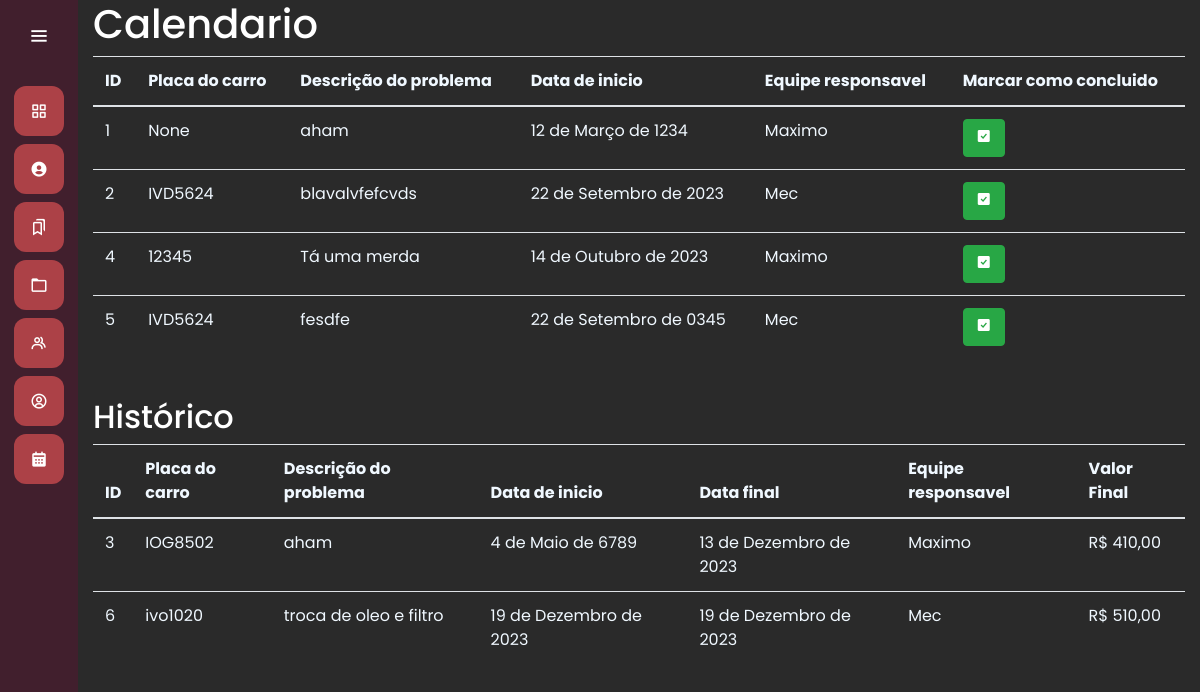
/pedido/calendario/, run on the app's committed database.
### pedido/models.py (models this page shows)
class Requisicao(models.Model):
    carro = models.ForeignKey(Carro, on_delete=models.SET_NULL, null=True)
    descricao = models.TextField(max_length=1000)
    data_inicio = models.DateField()
    data_entrega = models.DateField(null=True)
    equipe = models.ForeignKey(Equipe, on_delete=models.SET_NULL, null=True)
    servico = models.ForeignKey(Servicos, on_delete=models.SET_NULL, null=True)
    pecas = models.ForeignKey(Pecas, on_delete=models.SET_NULL, null=True)
    valor_final = models.DecimalField(decimal_places=2, max_digits=8, null=True)

### equipe/models.py (models this page shows)
class Equipe(models.Model):
    nome = models.CharField(max_length=50)
    especialidade = models.CharField(max_length=150)
    def __str__(self) -> str:
        return self.nome

### clientes/models.py (models this page shows)
class Carro(models.Model):
    carro = models.CharField(max_length=50)
    placa = models.CharField(max_length=8, unique=True )
    ano = models.IntegerField()
    cliente = models.ForeignKey(Cliente, on_delete=models.CASCADE)
    consertos = models.IntegerField(default=0)
    def __str__(self) -> str:
        return self.placa

### pedido/views.py (the view)
# urls.py: path('calendario/', views.calendario, name='calendario'),
def calendario(request):
    if request.method == 'GET':
        reqlist = Requisicao.objects.all()
        listaCompleta = []
        listaIncompleta = []
        for requisicao in reqlist:
            if requisicao.data_entrega is None:
                listaIncompleta.append(requisicao)
            else:
                listaCompleta.append(requisicao)
        return render(request, 'calendario.html', {'requisiçõesIncompletas': listaIncompleta, 'requisiçõesCompletas': listaCompleta})

### pedido/templates/calendario.html (shortened to what this page needs)
{% extends "base.html" %}
{% load static %}
{% block 'head' %}
    <link rel="stylesheet" href="{% static 'clientes/css/clientes.css' %}">
{% endblock %}
{% block 'dashboard' %}
<div class="container">
    <h1>Calendario</h1>
    <table class="table" style="color: aliceblue;">
        <thead>
            <tr>
                <th scope="col"> ID </th>
                <th scope="col"> Placa do carro </th>
                <th scope="col"> Descrição do problema </th>
                <th scope="col"> Data de inicio </th>
                <th scope="col"> Equipe responsavel </th>
                <th scope="col"> Marcar como concluido </th>
            </tr>
        </thead>
        <tbody>
            {% for requisição in requisiçõesIncompletas %}
            <tr id="{{requisição.id}}">
                <td name="id" scope="row">{{ requisição.id }}</td>
                <td name="placa" >{{ requisição.carro }}</td>
                <td name="descricao">{{ requisição.descricao }}</td>
                <td name="data_inicio">{{ requisição.data_inicio }}</td>
                <td name="equipe">{{ requisição.equipe }}</td>
                <td>
                    <form action="{% url 'pedido:update' requisição.id %}" method="post">
                        <button class="btn btn-success" type="submit">
                            <i class="bx bxs-check-square"></i>
                        </button>
                    </form>
                </td>
            </tr>
            {% endfor %}
        </tbody>
    </table>
    <br>
    <h2>Histórico</h2>
    <table class="table" style="color: aliceblue;">
        <thead>
            <tr>
                <th scope="col"> ID </th>
                <th scope="col"> Placa do carro </th>
                <th scope="col"> Descrição do problema </th>
                <th scope="col"> Data de inicio </th>
                <th scope="col">Data final</th>
                <th scope="col"> Equipe responsavel </th>
                <th scope="col"> Valor Final </th>
            </tr>
        </thead>
        <tbody>
            {% for requisição in requisiçõesCompletas %}
            <tr>
                <td name="id" scope="row">{{ requisição.id }}</td>
                <td name="placa" >{{ requisição.carro }}</td>
                <td name="descricao">{{ requisição.descricao }}</td>
                <td name="data_inicio">{{ requisição.data_inicio }}</td>
                <td name="data_entrega">{{ requisição.data_entrega }}</td>
                <td name="equipe">{{ requisição.equipe }}</td>
                <td name="valorFinal">R$ {{ requisição.valor_final}}</td>
            </tr>
            {% endfor %}
        </tbody>
    </table>
</div>
{% endblock%}

### templates/base.html (shortened to what this page needs)
{% load static %}
<!doctype html>
<html lang="pt-BR">
  <head>
    <link rel="stylesheet" href="https://cdn.jsdelivr.net/npm/bootstrap@4.6.1/dist/css/bootstrap.min.css">
    <link rel="stylesheet" href="{% static 'geral/css/base.css' %}">
    <link rel="stylesheet" href="{% static 'geral/css/geral.css' %}">
    <link href='https://unpkg.com/boxicons@2.0.7/css/boxicons.min.css' rel='stylesheet'>
    {% block 'head' %}{% endblock %}
  </head>
  <body>
    <div class="sidebar">
        <div class="logo-details">
            <i class='bx bx-menu' id="btn" ></i>
        </div>
        <ul class="nav-list">
          <li>
            <a href="{% url 'pedido:pedido' %}">
              <i class='bx bx-grid-alt'></i>
            </a>
          </li>
          <li>
          <a href="{% url 'clientes' %}">
            <i class='bx bxs-user-circle'></i>
          </a>
        </li>
        <li>
          <a href="{% url 'servicos:servicos' %}">
            <i class='bx bx-bookmarks'></i>
          </a>
        </li>
        <li>
          <a href="{% url 'servicos:pecas' %}">
            <i class='bx bx-folder' ></i>
          </a>
        </li>
        <li>
          <a href="{% url 'equipe:equipes' %}">
            <i class='bx bx-group'></i>
          </a>
        </li>
        <li>
          <a href="{% url 'equipe:funcionario'%}">
            <i class='bx bx-user-circle'></i>
          </a>
        </li>
        <li>
          <a href="{% url 'pedido:calendario'%}">
            <i class='bx bxs-calendar'></i>
          </a>
        </li>
        </ul>
      </div>
      <section class="home-section">
          {% block 'dashboard'%}
          {% endblock %}
      </section>
  </body>
</html>

### templates/static/geral/css/base.css (style rules this page uses)
* { margin: 0; padding: 0; box-sizing: border-box; font-family: "Poppins" , sans-serif; }
.sidebar { position: fixed; left: 0; top: 0; height: 100%; width: 78px; background: var(--dark-color); padding: 6px 14px; z-index: 99; transition: all 0.5s ease; }
.sidebar .logo-details { height: 60px; display: flex; align-items: center; position: relative; }
.sidebar .logo-details #btn { position: absolute; top: 50%; right: 0; transform: translateY(-50%); font-size: 22px; transition: all 0.4s ease; font-size: 23px; text-align: center; cursor: pointer; transition: all 0.5s ease; }
.sidebar i { color: #fff; height: 60px; min-width: 50px; font-size: 28px; text-align: center; line-height: 60px; }
.sidebar .nav-list { margin-top: 20px; height: 100%; }
.sidebar li { position: relative; margin: 8px 0; list-style: none; }
.sidebar li a { display: flex; height: 100%; width: 100%; border-radius: 12px; align-items: center; text-decoration: none; transition: all 0.4s ease; background: var(--main-color); }
.sidebar li i { height: 50px; line-height: 50px; font-size: 18px; border-radius: 12px; }
.home-section { position: relative; min-height: 100vh; top: 0; background: #2A2A2A; left: 78px; color: white; width: calc(100% - 78px); transition: all 0.5s ease; z-index: 2; }

### templates/static/geral/css/geral.css (style rules this page uses)
:root { --main-color: #ac4147; --dark-color: #411f2d; --light-color: #ffc27f; --contrast-color: #f88863; --differential-color: #ffe29a; }

### data on the page
Requisicao: id "1", carro "None", descricao "aham", data_inicio "12 de Março de 1234", equipe "Maximo"
Requisicao: id "2", carro "IVD5624", descricao "blavalvfefcvds", data_inicio "22 de Setembro de 2023", equipe "Mec"
Requisicao: id "4", carro "12345", descricao "Tá uma merda", data_inicio "14 de Outubro de 2023", equipe "Maximo"
Requisicao: id "5", carro "IVD5624", descricao "fesdfe", data_inicio "22 de Setembro de 0345", equipe "Mec"
Requisicao: id "3", carro "IOG8502", descricao "aham", data_inicio "4 de Maio de 6789", data_entrega "13 de Dezembro de 2023", equipe "Maximo", valor_final "410,00"
Requisicao: id "6", carro "ivo1020", descricao "troca de oleo e filtro", data_inicio "19 de Dezembro de 2023", data_entrega "19 de Dezembro de 2023", equipe "Mec", valor_final "510,00"
